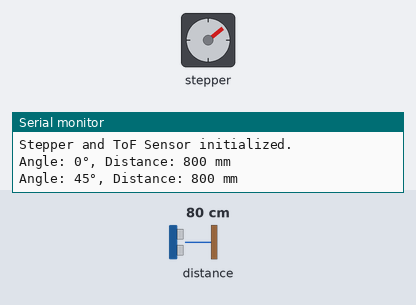
A sketch run on a simulated Arduino Uno, built with avr-gcc and run on an emulated ATmega328P. Parts: stepper motor, the last lines printed to the serial monitor. The inputs (shaded band) are chosen by the test bench; at power-on: distance to the obstacle 80 cm. Stepper angles assume 2048 steps per turn.

Above: at 6.68 s.
6.7 s: distance to the obstacle set to 250 cm
At 11.4 s:
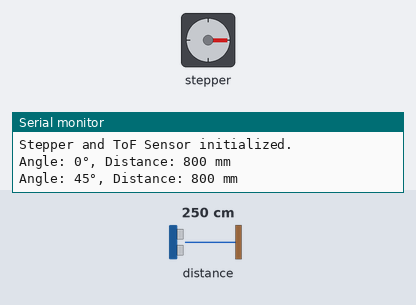
At 17.4 s:
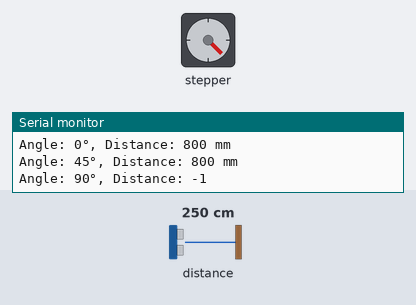
Timing chart, 0 to 43.1 s (numbered marks = the images above; inputs shaded):
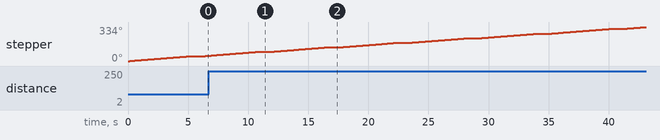

The sketch:

tof.ino
```cpp
#include <Adafruit_VL53L0X.h>
#include <Stepper.h>

// Define constants
const float STEPS_PER_REV = 32;    // Steps per revolution for your stepper motor
const float GEAR_RED = 64;         // Gear reduction
const int stepperSpeed = 100;      // Speed in RPM (adjusted for accuracy)
const int scanningResolution = 45; // Angle increment in degrees

// Initialize ToF sensor
Adafruit_VL53L0X lox = Adafruit_VL53L0X();

// Initialize stepper motor (adjust pins as needed)
Stepper stepper(STEPS_PER_REV, 8, 9, 10, 11);

void setup() {
  Serial.begin(115200);
  while (!Serial) {
    delay(1); // Wait for Serial connection
  }

  // Initialize ToF sensor
  if (!lox.begin()) {
    Serial.println("Failed to initialize VL53L0X sensor!");
    while (1);
  }

  // Initialize stepper motor
  stepper.setSpeed(stepperSpeed);
  Serial.println("Stepper and ToF Sensor initialized.");
}

void loop() {
  // Perform a single 360° scan
  for (int angle = 0; angle < 360; angle += scanningResolution) {
    // Measure distance
    VL53L0X_RangingMeasurementData_t measure;
    lox.rangingTest(&measure, false);

    int distance = (measure.RangeStatus != 4) ? measure.RangeMilliMeter : -1; // -1 for out of range

    // Send (angle, distance) via Serial
    Serial.print("Angle: ");
    Serial.print(angle);
    Serial.print("°, Distance: ");
    if (distance != -1) {
      Serial.print(distance);
      Serial.println(" mm");
    } else {
      Serial.println("-1");
    }

    // Rotate stepper motor by the resolution
    int stepsForResolution = (STEPS_PER_REV * GEAR_RED * scanningResolution) / 360;
    stepper.step(stepsForResolution);

    delay(1000); // Allow time for sensor stabilization
  }

  Serial.println("One full 360° scan complete!");
   while (1); // Halt the program
}
```
